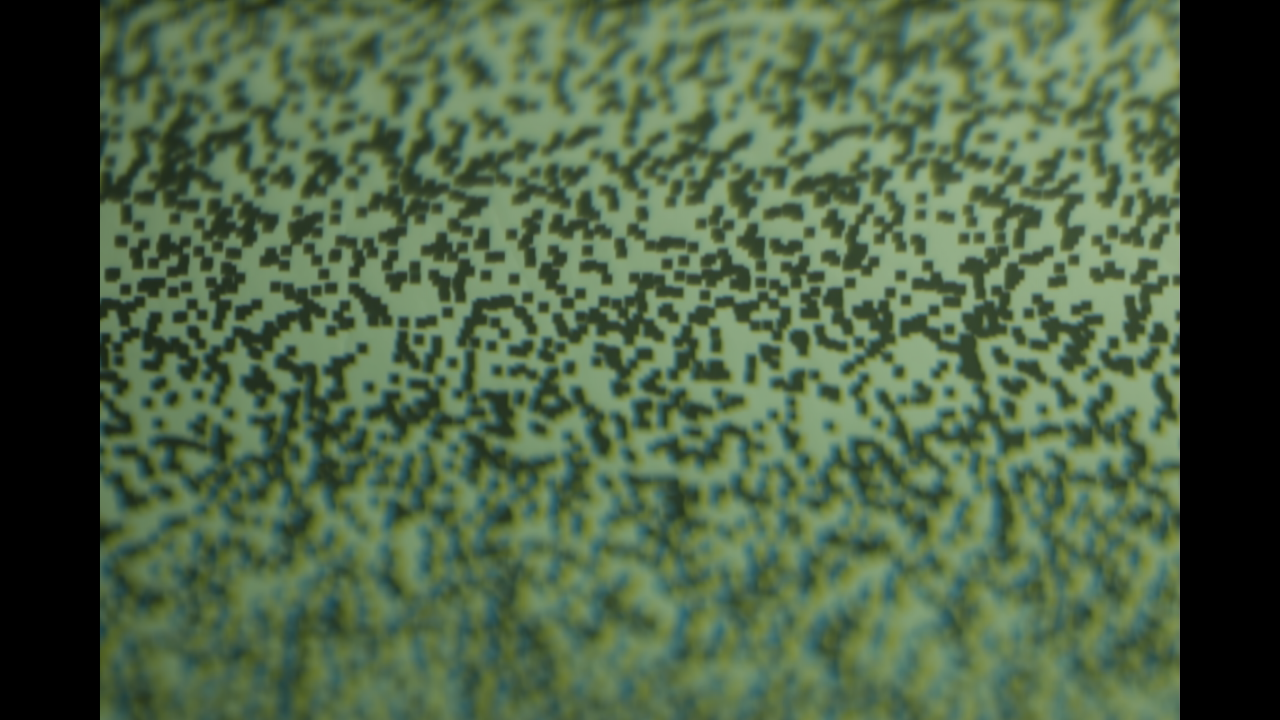
#> input picture assets/sample/calib_2400mm_raw.png, 1280 x 720 px; its folder holds only this picture in this run
$ python sheet_images.py ../../../../assets/sample ../../../../assets/sample/calib_2400mm_raw.png
#> lines starting #> are read from the running program, lines starting #| are printed output that depends on the picture; after the words box and inside, x2 and y2 are one past the last pixel; in counts of white or black regions, pixels touching at a corner belong together
# -*- coding: utf-8 -*-
"""フォルダ内の画像を番号付きで 1 枚に並べる（読み取りのみ）。
入力: argv[1]=画像フォルダ, argv[2]=出力 PNG
"""
import sys
from pathlib import Path
import cv2
import numpy as np

d = Path(sys.argv[1])
tiles = []
for f in sorted(d.iterdir()):
    im = cv2.imread(str(f), cv2.IMREAD_UNCHANGED)
#> im is the input picture: shape (720, 1280, 3); mean B, G, R 70.3, 98.6, 77.7
    if im is None:
        print("skip", f.name)
        continue
    if im.ndim == 2:
        im = cv2.cvtColor(im, cv2.COLOR_GRAY2BGR)
    if im.shape[2] == 4:
        a = im[:, :, 3:4].astype(float) / 255
        im = (im[:, :, :3] * a + 255 * (1 - a)).astype(np.uint8)
    print(f.name, im.shape)
#| calib_2400mm_raw.png (720, 1280, 3)
    s = 220 / max(im.shape[:2])
#> s = 0.172
    im = cv2.resize(im, (max(1, int(im.shape[1] * s)), max(1, int(im.shape[0] * s))), interpolation=cv2.INTER_AREA)
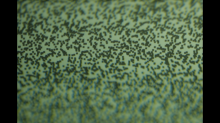
#> im: shape (123, 220, 3); mean B, G, R 70.3, 98.6, 77.7
    canvas = np.full((240, 240, 3), 200, np.uint8)
    canvas[18:18 + im.shape[0], 10:10 + im.shape[1]] = im
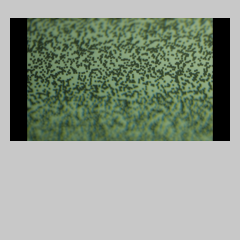
#> canvas: shape (240, 240, 3); mean B, G, R 139.1, 152.3, 142.5
    cv2.putText(canvas, f.name[:28], (2, 12), cv2.FONT_HERSHEY_SIMPLEX, 0.35, (0, 0, 0), 1)
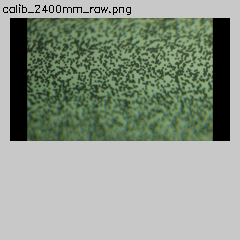
#> canvas: shape (240, 240, 3); 0.52% of pixels changed, all inside (x1, y1, x2, y2) = (3, 4, 131, 15)
    tiles.append(canvas)
cols = 5
while len(tiles) % cols:
    tiles.append(np.full_like(tiles[0], 200))
#> this loop made 4 passes
#> after the loop, tiles = 5 items
cv2.imwrite(sys.argv[2], np.vstack([np.hstack(tiles[i:i + cols]) for i in range(0, len(tiles), cols)]))
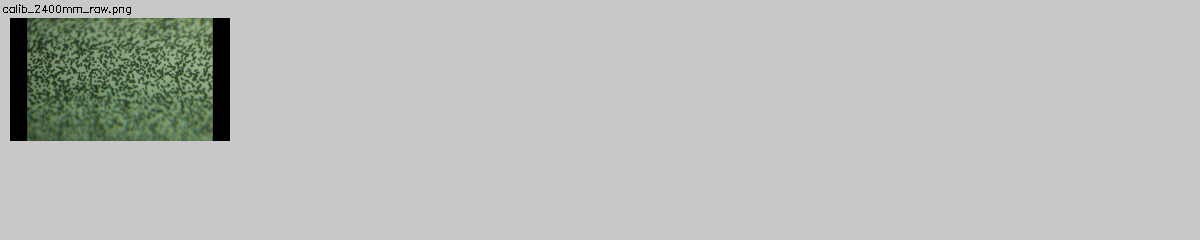
#> saved as calib_2400mm_raw.png: shape (240, 1200, 3); mean B, G, R 187.6, 190.3, 188.3
